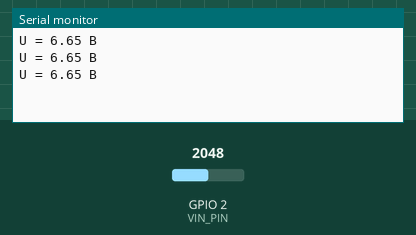
This sketch was run on a simulated ESP32. Shown: the last lines printed to the serial monitor. Inputs (shaded band) come from the test bench; at power-on: GPIO 2 (VIN_PIN) = 2048.

Above: at 1.2 s.
1.3 s: GPIO 2 (VIN_PIN) set to 2866
At 1.9 s:
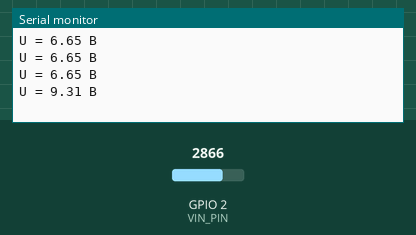
2.8 s: GPIO 2 (VIN_PIN) set to 3603
At 3.4 s:
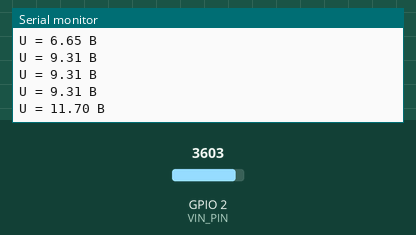
Timing chart, 0 to 5.8 s (numbered marks = the images above; inputs shaded):
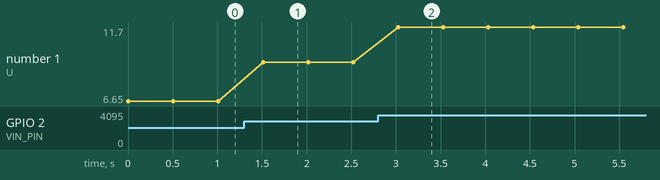

Measured:
- after the input at 1.3 s, the serial monitor: prints a new line after 0.21 s (image 1)
- after the input at 2.8 s, the serial monitor: prints a new line after 0.23 s (image 2)
- plotted number 1: 6.65 → 9.31 after the input at 1.3 s, 9.31 → 11.7 after the input at 2.8 s

The sketch:

l5_voltmeter.ino
```cpp
const int VIN_PIN = 2;
const float K = (100.0 + 33.0) / 33.0;     // коэффициент делителя

float readVoltage() {
  uint32_t sum = 0;
  for (int i = 0; i < 32; i++) sum += analogReadMilliVolts(VIN_PIN);
  return (sum / 32.0) / 1000.0 * K;        // вольты на входе делителя
}

void setup() { Serial.begin(115200); }

void loop() {
  Serial.printf("U = %.2f В\n", readVoltage());
  delay(500);
}
```
